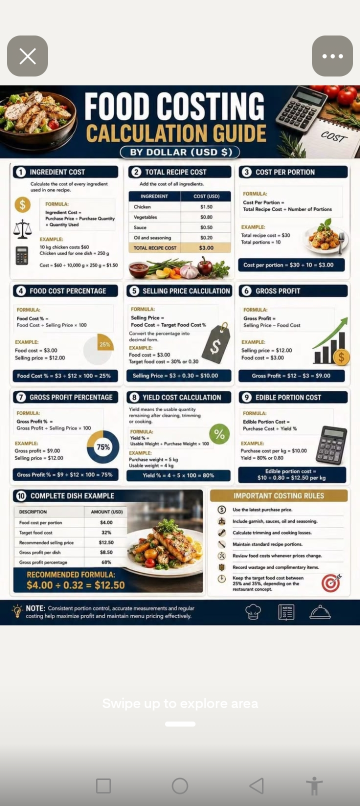
#> input picture pizza_images/01.jpg, 720 x 1612 px (shown at 1/2 size); its folder holds only this picture in this run
$ python make_contact_sheet.py
#> lines starting #> are read from the running program, lines starting #| are printed output that depends on the picture
from pathlib import Path
from PIL import Image, ImageOps, ImageDraw

src = Path('/home/ubuntu/food-costing-calculator/pizza_images')
files = sorted(src.glob('*.jpg'), key=lambda p: int(p.stem))
thumb_w, thumb_h = 180, 300
cols = 4
rows = (len(files) + cols - 1) // cols
canvas = Image.new('RGB', (cols * thumb_w, rows * (thumb_h + 28)), '#e9e4da')
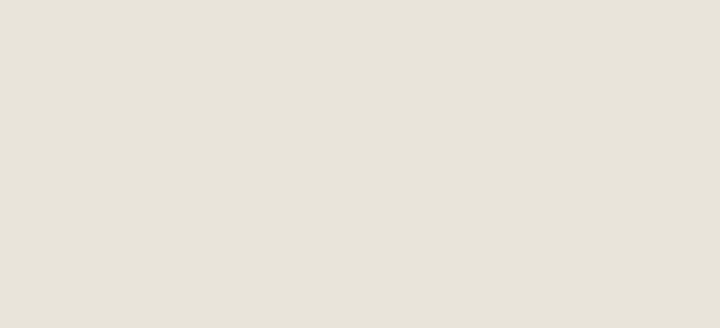
#> canvas: PIL image 720x328 RGB; mean R, G, B 233, 228, 218
draw = ImageDraw.Draw(canvas)
for i, path in enumerate(files):
    image = Image.open(path).convert('RGB')
#> image is the input picture: PIL image 720x1612 RGB; mean R, G, B 190.8, 190.6, 188.5
    image.thumbnail((thumb_w - 12, thumb_h - 12))
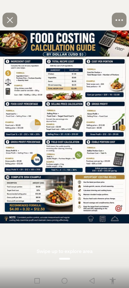
#> image: PIL image 129x288 RGB; mean R, G, B 190.9, 190.6, 188.6
    cell = Image.new('RGB', (thumb_w, thumb_h), '#fbfaf6')
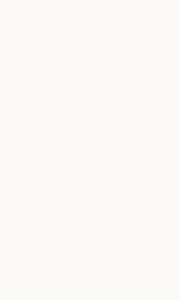
#> cell: PIL image 180x300 RGB; mean R, G, B 251, 250, 246
    x = (thumb_w - image.width) // 2
#> x = 25
    y = (thumb_h - image.height) // 2
#> y = 6
    cell.paste(image, (x, y))
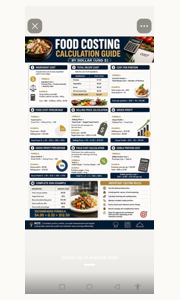
#> cell: PIL image 180x300 RGB; mean R, G, B 209.7, 209.1, 206.5
    cx = (i % cols) * thumb_w
    cy = (i // cols) * (thumb_h + 28)
    canvas.paste(cell, (cx, cy))
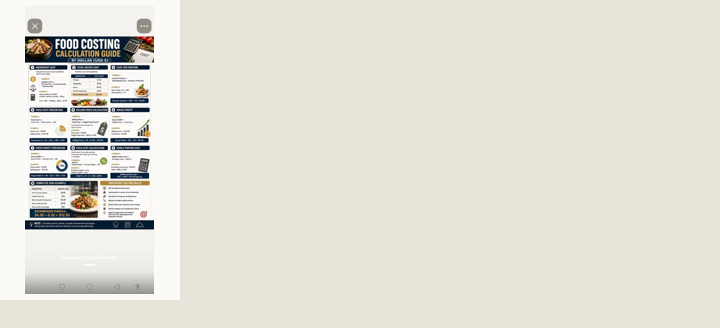
#> canvas: PIL image 720x328 RGB; mean R, G, B 227.7, 223.7, 215.4
    draw.text((cx + 8, cy + thumb_h + 6), path.stem, fill='#1d3343')
canvas.save('/home/ubuntu/food-costing-calculator/pizza_contact_sheet.jpg', quality=90)

$ run again, on pizza_images/12.jpg
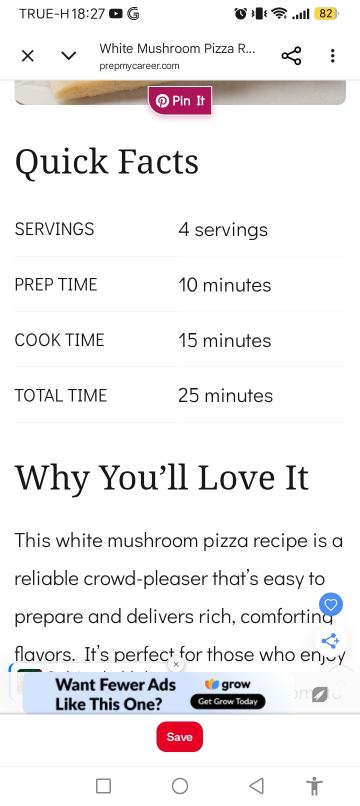
#> input picture pizza_images/12.jpg, 720 x 1612 px (shown at 1/2 size)
#> image is the input picture: PIL image 720x1612 RGB; mean R, G, B 239.9, 238.3, 239
#> image: PIL image 129x288 RGB
#> `cell.paste(image, (x, y))`:
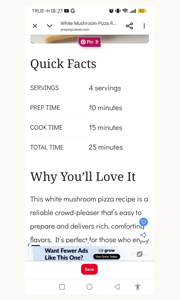
#> cell: PIL image 180x300 RGB; mean R, G, B 243.1, 241.7, 241
#> `canvas.paste(cell, (cx, cy))`:
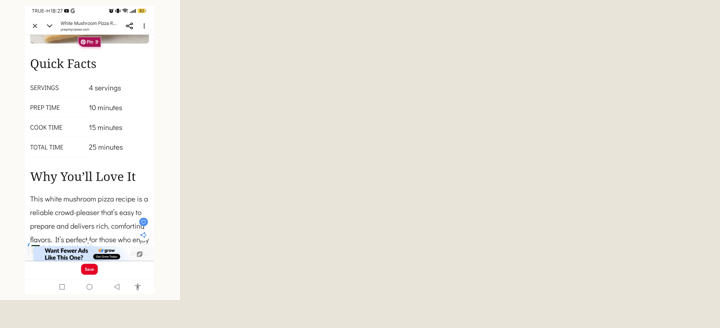
#> canvas: PIL image 720x328 RGB; mean R, G, B 235.3, 231.1, 223.3

$ run again, on pizza_images/13.jpg
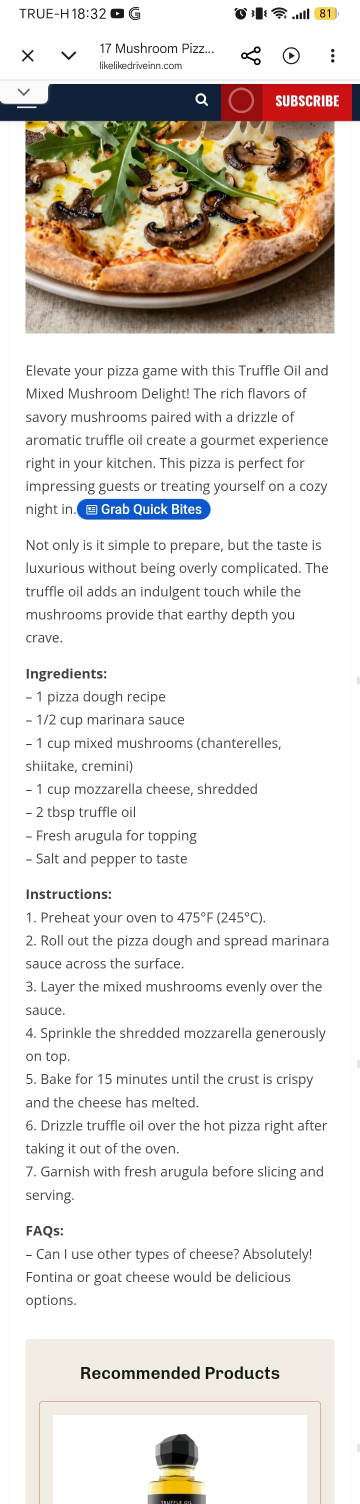
#> input picture pizza_images/13.jpg, 720 x 3008 px (shown at 1/2 size)
#> image is the input picture: PIL image 720x3008 RGB; mean R, G, B 228.2, 223.5, 218.5
#> image: PIL image 69x288 RGB
#> `cell.paste(image, (x, y))`:
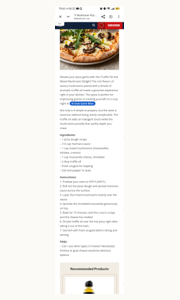
#> cell: PIL image 180x300 RGB; mean R, G, B 242.5, 240.1, 235.8
#> `canvas.paste(cell, (cx, cy))`:
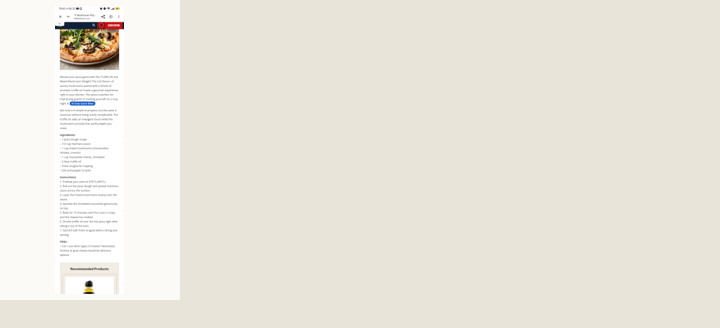
#> canvas: PIL image 720x328 RGB; mean R, G, B 235.2, 230.8, 222.1
